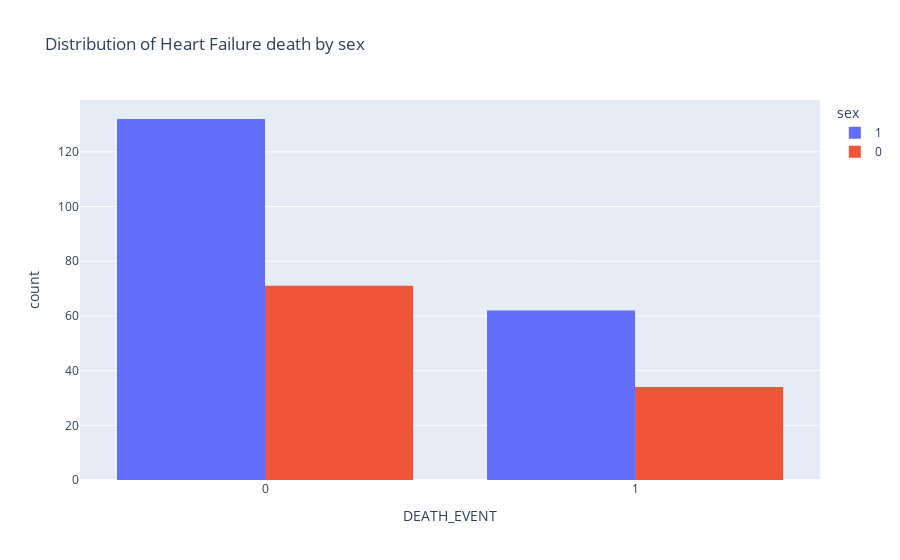

Notebook cell for this chart:
### Markdown cell above
#### Here we can see Death Event has a high negative correlation with "time" and somewhat negative correlation with "ejection_fraction", whereas here positive correlation with "serum_creatinine" and "age"

### Code cell
# Show the Distribution of Heart Failure death with respect to Male & Female as group
fig = px.histogram(df, x="DEATH_EVENT", title="Distribution of Heart Failure death by sex", color="sex", barmode='group', hover_data=df.columns)

fig.show()

### Figure 1 — Plotly figure (JSON) as saved in the notebook; plotly's stock layout.template omitted (floating-point values rounded to 4 significant figures; data arrays with more than 128 entries replaced by an {"elided": "..."} marker saying what was removed)
{"data": [{"alignmentgroup": "True", "bingroup": "x", "hovertemplate": "sex=1<br>DEATH_EVENT=%{x}<br>count=%{y}<extra></extra>", "legendgroup": "1", "marker": {"color": "#636efa", "pattern": {"shape": ""}}, "name": "1", "offsetgroup": "1", "orientation": "v", "showlegend": true, "type": "histogram", "x": {"elided": "194 int values"}, "xaxis": "x", "yaxis": "y"}, {"alignmentgroup": "True", "bingroup": "x", "hovertemplate": "sex=0<br>DEATH_EVENT=%{x}<br>count=%{y}<extra></extra>", "legendgroup": "0", "marker": {"color": "#EF553B", "pattern": {"shape": ""}}, "name": "0", "offsetgroup": "0", "orientation": "v", "showlegend": true, "type": "histogram", "x": [1, 1, 0, 1, 1, 0, 1, 1, 1, 1, 0, 1, 1, 1, 1, 1, 1, 1, 1, 1, 1, 0, 1, 1, 0, 0, 0, 1, 1, 0, 0, 0, 0, 0, 0, 1, 1, 0, 0, 0, 0, 1, 0, 0, 0, 0, 1, 0, 0, 0, 0, 0, 0, 0, 1, 0, 0, 1, 1, 0, 0, 0, 1, 1, 0, 0, 0, 0, 0, 0, 0, 0, 0, 0, 1, 0, 1, 0, 0, 0, 0, 1, 0, 0, 0, 0, 0, 0, 0, 0, 0, 0, 0, 0, 0, 0, 0, 0, 0, 0, 0, 0, 0, 0, 0], "xaxis": "x", "yaxis": "y"}], "layout": {"autosize": true, "barmode": "group", "legend": {"title": {"text": "sex"}, "tracegroupgap": 0}, "title": {"text": "Distribution of Heart Failure death by sex"}, "xaxis": {"anchor": "y", "autorange": true, "domain": [0, 1], "range": [-0.5, 1.5], "title": {"text": "DEATH_EVENT"}, "type": "linear"}, "yaxis": {"anchor": "x", "autorange": true, "domain": [0, 1], "range": [0, 138.9], "title": {"text": "count"}}}}
